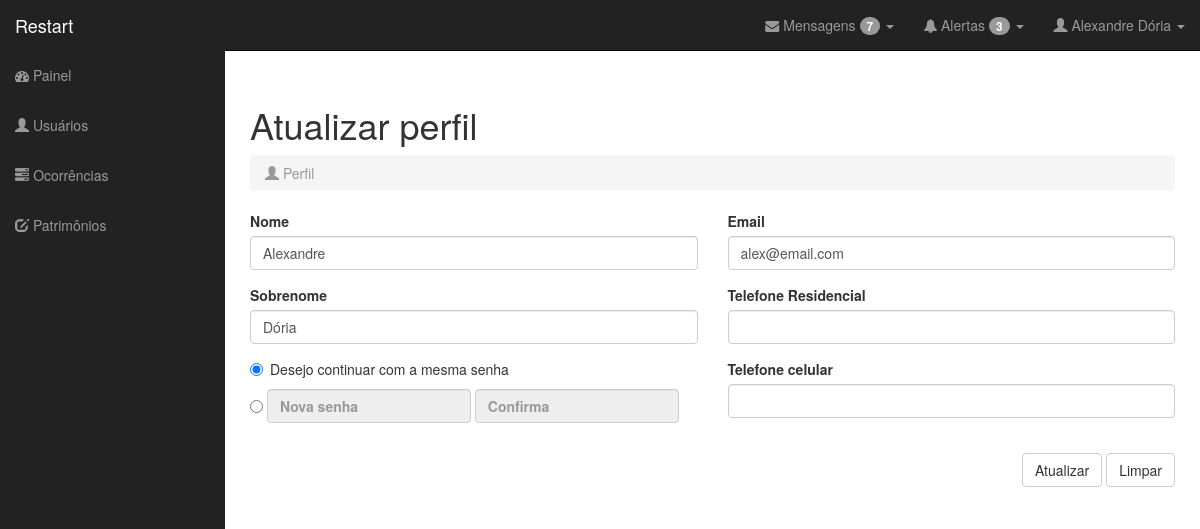
/perfil.php (signed in), run on the app's committed database.
### tables this page shows
CREATE TABLE IF NOT EXISTS `Usuario` (
  `matricula` VARCHAR(16) NOT NULL,
  `nome` VARCHAR(45) NOT NULL,
  `sobrenome` VARCHAR(45) NULL,
  `email` VARCHAR(45) NULL,
  `senha` VARCHAR(45) NOT NULL,
  `tipo_usuario` SMALLINT NOT NULL,
  `data_cadastro` DATE NOT NULL,
  `data_atualizacao` DATE NULL,
  `telefone_residencial` VARCHAR(15) NULL,
  `telefone_celular` VARCHAR(15) NULL,
  PRIMARY KEY (`matricula`));

### classes/db.class.php (called while the page is built)
<?php
	class DB{
		var $serverDB	= 'localhost';
		var $tabelaDB	= 'restart';
		var $userDB		= 'root';
		var $senhaDB	= '';
		function conectaDB(){
			$db = new mysqli($this->serverDB, $this->userDB, $this->senhaDB, $this->tabelaDB);
			if ($db->connect_errno) {
				return false;
				die($db->connect_error);
			}
			else {
				$db->set_charset("utf8");
				return $db;
			}
		}
	}
?>

### classes/usuario.class.php (called while the page is built, shortened)
<?php
require_once 'db.class.php';
class Usuario extends DB {
	private $db;
	public function __construct(){
		$this->db = parent::conectaDB();
	}
	public function obterDados($campo, $matricula) {
		if ($result = $this->db->query("SELECT `$campo` FROM usuario WHERE matricula = '$matricula'")) {
			if ($result->num_rows) {
				while ($string = $result->fetch_array()){
					$valor = $string[$campo];
				}
				return $valor;
			}$result->free();
		}else return ($this->db->error);
	}
}

### perfil.php (the view, shortened to what this page needs)
<?php
  include 'nucleo/cabecario.php';
  include 'classes/usuario.class.php';
  ?>
    <?php
      include("nucleo/barraLateral.php");
  $user = new Usuario;
    ?><div id="page-wrapper">
      <div class="row">
        <div class="col-lg-12">
          <h1>Atualizar perfil</h1>
          <ol class="breadcrumb">
            <li class="active"><i class="glyphicon glyphicon-user"></i> Perfil</li>
          </ol>
        </div>
      </div>
      <div class="row">
        <div class="col-lg-6">
          <form role="form" id="perfil" action="perfil.php" method="post">
            <div class="form-group">
              <label>Nome</label>
              <input class="form-control" type="text" id="nome" name="nome" value="<?php echo $user->obterDados('nome', $_SESSION['matricula']);?>" required autocomplete="off">
            </div>
            <div class="form-group">
              <label>Sobrenome</label>
              <input class="form-control" id="sobrenome" name="sobrenome" value ="<?php echo $user->obterDados('sobrenome', $_SESSION['matricula']);?>" required autocomplete="off">
            </div>
            <div class="radio">
                <input type="radio" name="senhaRadio" id="senhaRadio" value="0" onClick="Disab(this.value)" checked>
                <label> Desejo continuar com a mesma senha</label>
            </div>
              <div class="form-inline">
                <label>
                  <div class="radio">
                    <input type="radio" name="senhaRadio" id="senhaRadio" value="1"  onClick="Disab(this.value)">
                  </div>
                    <input class="form-control" type="password" maxlength="10" id="novasenha" placeholder="Nova senha" name="novasenha" required autocomplete="off">
                    <input class="form-control" type="password" maxlength="10" placeholder="Confirma" id="confirma" name="confirmsenha" required autocomplete="off">
                </label>
              </div>
        </div>
        <div class="col-lg-6">
            <div class="form-group">
              <label>Email</label>
              <input type="email" class="form-control" id="email" name="email" value="<?php echo $user->obterDados('email', $_SESSION['matricula']);?>" required autocomplete="off">
            </div>
            <div class="form-group">
              <label>Telefone Residencial</label>
              <input class="form-control" type="text" id="telefone_residencial" name="telefone_residencial" value="<?php echo $user->obterDados('telefone_residencial', $_SESSION['matricula']);?>" data-mask="(99) 9999-9999" required autocomplete="off">
            </div>
            <div class="form-group">
              <label>Telefone celular</label>
              <input class="form-control" type="text" id="telefone_celular" name="telefone_celular" value="<?php echo $user->obterDados('telefone_celular', $_SESSION['matricula']);?>" data-mask="(99) 9999-9999" required autocomplete="off">
            </div>
            <div class="form-group" align="right"><br>
              <button type="submit" class="btn btn-default">Atualizar</button>
              <button type="reset" class="btn btn-default">Limpar</button>
            </div>
        </div>
      </div>
    </div>
  </div>
</body>
</html>

### css/sb-admin.css (style rules this page uses)
body { margin-top: 50px; }
#page-wrapper { width: 100%; padding: 5px 15px; }
@media (min-width:768px) { #page-wrapper { padding: 15px 25px; } }

### data on the page
usuario: nome "Alexandre", sobrenome "Dória", email "alex@email.com"

### other printed values
$_SESSION['nome'] "Alexandre"
$_SESSION['sobrenome'] "Dória"
